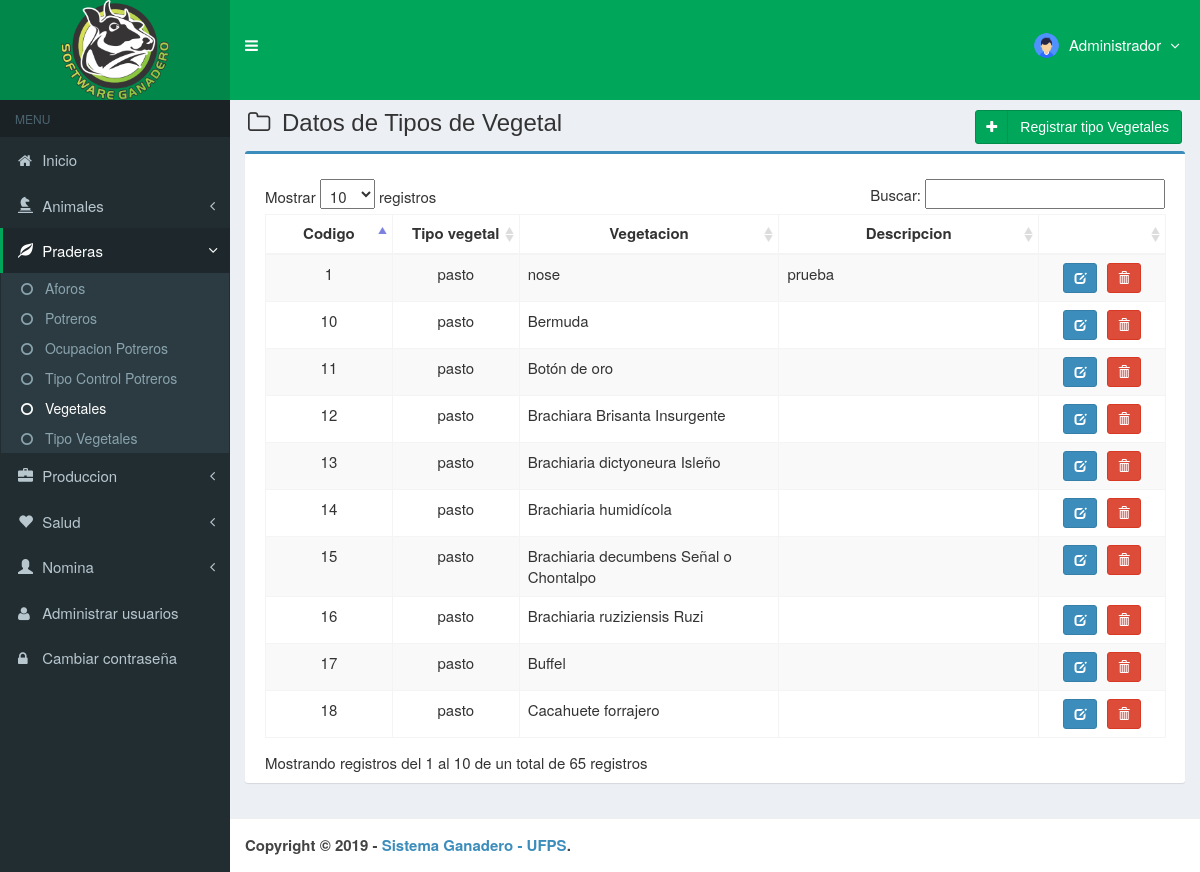
Page /main.php?module=vegetales (signed in) on the committed database.
### tables this page shows
CREATE TABLE `usuarios` (
  `id_user` int(3) NOT NULL,
  `username` varchar(50) NOT NULL,
  `name_user` varchar(50) NOT NULL,
  `password` varchar(50) NOT NULL,
  `email` varchar(50) DEFAULT NULL,
  `telefono` varchar(13) DEFAULT NULL,
  `foto` varchar(100) DEFAULT NULL,
  `permisos_acceso` enum('Super Admin','Gerente','Almacen') NOT NULL,
  `status` enum('activo','bloqueado') NOT NULL DEFAULT 'activo',
  `created_at` timestamp NOT NULL DEFAULT CURRENT_TIMESTAMP,
  `updated_at` timestamp NOT NULL DEFAULT CURRENT_TIMESTAMP ON UPDATE CURRENT_TIMESTAMP
);

CREATE TABLE `vegetacion` (
  `id` int(4) NOT NULL,
  `tipo_vegetacion` int(4) NOT NULL,
  `nombre` varchar(40) NOT NULL,
  `observacion` varchar(60) NOT NULL
);

CREATE TABLE `t_vegetal` (
  `id` int(4) NOT NULL,
  `nombre` varchar(100) NOT NULL,
  `descripcion` varchar(100) NOT NULL
);

### modules/vegetales/view.php (the view, shortened to what this page needs)
<section class="content-header">
  <h1>
    <i class="fa fa-folder-o icon-title"></i> Datos de Tipos de Vegetal
    <a class="btn btn-success btn-social pull-right" href="?module=form_vegetales&form=add" title="agregar" data-toggle="tooltip">
      <i class="fa fa-plus"></i> Registrar tipo Vegetales
    </a>
  </h1>
</section>
<section class="content">
  <div class="row">
    <div class="col-md-12">
      <div class="box box-primary">
        <div class="box-body">
          <table id="dataTables1" class="table table-bordered table-striped table-hover">
            <thead>
              <tr>
                <th class="center">Codigo</th>
                <th class="center">Tipo vegetal</th>
                <th class="center">Vegetacion</th>
                <th class="center">Descripcion</th>
                <th></th>
              </tr>
            </thead>
            <tbody>
            <?php
            $query = mysqli_query($mysqli, "SELECT (v.id)as id,(tv.nombre)as nom,(v.nombre)as nombre,(v.observacion)as
                                            observacion
                                            FROM vegetacion v
                                            INNER JOIN t_vegetal tv
                                            ON v.tipo_vegetacion=tv.id
                                            WHERE v.tipo_vegetacion=tv.id ORDER BY id DESC")
                                            or die('error: '.mysqli_error($mysqli));
            while ($data = mysqli_fetch_assoc($query)) {
              echo "<tr>
                      <td width='80' class='center'>$data[id]</td>
                      <td width='80' class='center'>$data[nom]</td>
                      <td width='180'>$data[nombre]</td>
                      <td width='180'>$data[observacion]</td>
                      <td class='center' width='80'>
                      <div>
                          <a data-toggle='tooltip' data-placement='top' title='modificar' style='margin-right:5px' class='btn btn-primary btn-sm' href='?module=form_vegetales&form=edit&id=$data[id]'>
                              <i style='color:#fff' class='glyphicon glyphicon-edit'></i>
                          </a>";
            ?>
                          <a data-toggle="tooltip" data-placement="top" title="Eliminar" class="btn btn-danger btn-sm" href="modules/vegetales/proses.php?act=delete&id=<?php echo $data['id'];?>" onclick="return confirm('estas seguro de eliminar el vegetal <?php echo $data['nombre']; ?> ?');">
                              <i style="color:#fff" class="glyphicon glyphicon-trash"></i>
                          </a>
            <?php
              echo "    </div>
                      </td>
                    </tr>";
            }
            ?>
            </tbody>
          </table>
        </div>
      </div>
    </div>
  </div>
</section><!-- /.content

### top-menu.php (shortened to what this page needs)
<?php
require_once "config/database.php";
$query = mysqli_query($mysqli, "SELECT id_user, name_user, foto, permisos_acceso FROM usuarios WHERE id_user='$_SESSION[id_user]'")
                                or die('error: '.mysqli_error($mysqli));
$data = mysqli_fetch_assoc($query);
?>
<li class="dropdown user user-menu">
  <a href="#" class="dropdown-toggle" data-toggle="dropdown">
  <?php
  if ($data['foto']=="") { ?>
    <img src="images/user/usuario.png" class="user-image" alt="User Image"/>
  <?php
  }
  else { ?>
    <img src="images/user/<?php echo $data['foto']; ?>" class="user-image" alt="User Image"/>
  <?php
  }
  ?>
    <span class="hidden-xs"><?php echo $data['name_user']; ?> <i style="margin-left:5px" class="fa fa-angle-down"></i></span>
  </a>
</li>

### assets/css/skins/_all-skins.css (style rules this page uses)
.skin-green .main-header .navbar .nav > li > a { color: #ffffff; }
.skin-green .content-header { background: transparent; }

### assets/css/style.css (style rules this page uses)
.btn-social *:first-child { border-right: 1px solid rgba(0, 0, 0, 0.1); bottom: 0; font-size: 1em !important; left: 0; line-height: 32px !important; position: absolute; text-align: center; top: 0; width: 32px !important; }
.content-header { padding: 60px 18px 0; position: relative; }
.center { text-align:center; }
.icon-title { margin-right: 5px; }
body { background-color: #fff; color: #333; font-size: 15px; line-height: 1.42857; }

### rows in the picture
usuarios: foto (picture), name_user "Administrador"
vegetacion: id "18", tipo_vegetacion.nombre "pasto", nombre "Cacahuete forrajero"
vegetacion: id "17", tipo_vegetacion.nombre "pasto", nombre "Buffel"
vegetacion: id "16", tipo_vegetacion.nombre "pasto", nombre "Brachiaria ruziziensis Ruzi"
vegetacion: id "15", tipo_vegetacion.nombre "pasto", nombre "Brachiaria decumbens Señal o Chontalpo"
vegetacion: id "14", tipo_vegetacion.nombre "pasto", nombre "Brachiaria humidícola"
vegetacion: id "13", tipo_vegetacion.nombre "pasto", nombre "Brachiaria dictyoneura Isleño"
vegetacion: id "12", tipo_vegetacion.nombre "pasto", nombre "Brachiara Brisanta Insurgente"
vegetacion: id "11", tipo_vegetacion.nombre "pasto", nombre "Botón de oro"
vegetacion: id "10", tipo_vegetacion.nombre "pasto", nombre "Bermuda"
vegetacion: id "1", tipo_vegetacion.nombre "pasto", nombre "nose", observacion "prueba"
